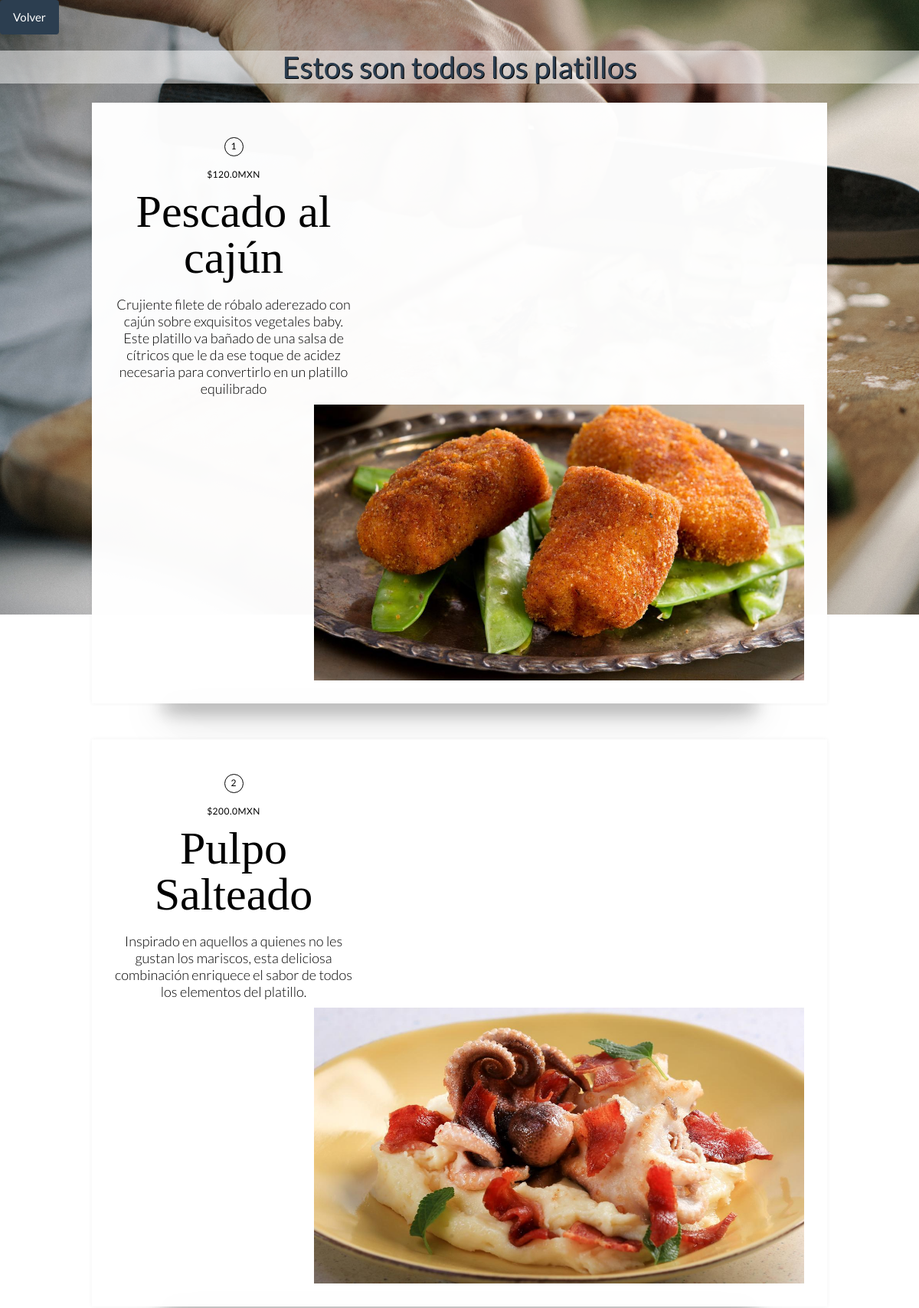
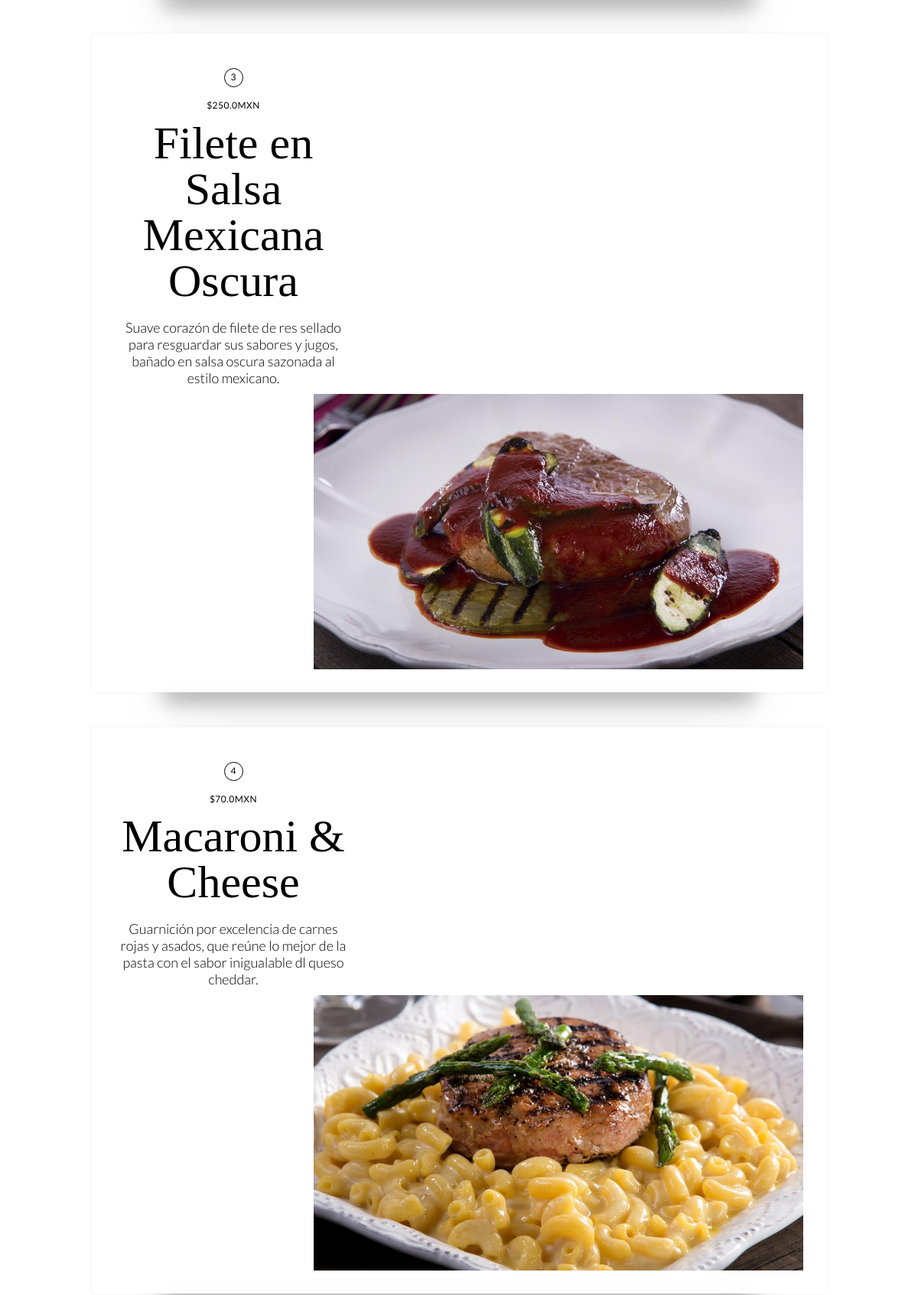
Page /platillo/ver (upper part) on the committed database (2 pictures, top to bottom).
### platillo/models.py (models this page shows, shortened)
class Platillo(models.Model):
    id = models.AutoField(primary_key=True)
    nombre = models.CharField(max_length=200, unique=True)
    descripcion = models.CharField(max_length=500, null=True)
    precio = models.FloatField(null=False, default=0)
    imagen = models.ImageField(null=False, upload_to=directorio_imagen)
    categoria = models.ForeignKey(
        'categoria.Categoria', on_delete=models.CASCADE)
    class Meta:
        db_table = 'platillo'
        verbose_name_plural = "Platillos"

### platillo/views.py (the view)
# urls.py: path('ver', views.VerPlatillos.as_view(), name="ver"),
class VerPlatillos(View):
    template = "platillo/ver_platillos.html"
    def get(self, request):
        platillos = Platillo.objects.all()
        contexto = {"platillos": platillos}
        return render(request, self.template, contexto)

### platillo/templates/platillo/ver_platillos.html (shortened to what this page needs)
{% load static %}
<link rel="stylesheet" type="text/css" href={% static 'platillo/css/ver_platillos.css'%}>
<link rel="stylesheet" href="{% static 'css/bootstrap.min.css' %}">
<div class="return-btn" style="text-align: start">
        <a class="btn btn-primary" href="../../../platillo/">Volver</a>
</div>
<h1>Estos son todos los platillos</h1>
{% for platillo_original in platillos%}
    <div id="{{platillo.id}}">
        <div class="card-container">
  <div class="card u-clearfix">
    <div class="card-body">
      <span class="card-number card-circle subtle">{{platillo_original.id}}</span>
      <span class="card-author subtle">${{platillo_original.precio}}MXN</span>
      <h2 class="card-title">{{platillo_original.nombre}}</h2>
      <span class="card-description subtle">{{platillo_original.descripcion}}</span>
    </div>
    <img src="{{platillo_original.imagen.url}}" alt="" class="card-media" height="360" width="auto"/>
  </div>
</div><br>
    </div>
{% endfor %}

### platillo/static/platillo/css/ver_platillos.css (style rules this page uses)
h1 { margin-top: 30px; background: rgba(255, 255, 255, 0.5); text-shadow: 1px 1px black; }
*, *:before, *:after { box-sizing: inherit; }
.u-clearfix:before, .u-clearfix:after { content: " "; display: table; }
.u-clearfix:after { clear: both; }
.u-clearfix { *zoom: 1; }
.subtle { color: black; }
.card-container { margin: 25px auto 0; position: relative; width: 80vw; }
.card { background-color: rgba(255, 255, 255, 0.979); padding: 30px; position: relative; box-shadow: 0 0 5px rgba(75, 75, 75, 0.07); z-index: 1; }
.card-body { display: inline-block; float: left; width: 310px; }
.card-number { margin-top: 15px; }
.card-circle { border: 1px solid black; border-radius: 50%; display: inline-block; line-height: 22px; font-size: 12px; height: 25px; text-align: center; width: 25px; }
.card-author { display: block; font-size: 12px; letter-spacing: 0.5px; margin: 15px 0 0; text-transform: uppercase; }
.card-title { font-family: "Cormorant Garamond", serif; color: black; font-size: 60px; font-weight: 300; line-height: 60px; margin: 10px 0; }
.card-description { display: inline-block; font-weight: 300; line-height: 22px; margin: 10px 0; font-size: larger; }
.card-media { float: right; }

### rows in the picture
Platillo: id "1", precio "120.0", nombre "Pescado al cajún", descripcion "Crujiente filete de róbalo aderezado con cajún sobre exquisitos vegetales baby. Este platillo va bañado de una salsa de cítricos que le da ese toque de acidez necesaria para convertirlo en un platillo equilibrado", imagen (picture)
Platillo: id "2", precio "200.0", nombre "Pulpo Salteado", descripcion "Inspirado en aquellos a quienes no les gustan los mariscos, esta deliciosa combinación enriquece el sabor de todos los elementos del platillo.", imagen (picture)
Platillo: id "3", precio "250.0", nombre "Filete en Salsa Mexicana Oscura", descripcion "Suave corazón de filete de res sellado para resguardar sus sabores y jugos, bañado en salsa oscura sazonada al estilo mexicano.", imagen (picture)
Platillo: id "4", precio "70.0", nombre "Macaroni & Cheese", descripcion "Guarnición por excelencia de carnes rojas y asados, que reúne lo mejor de la pasta con el sabor inigualable dl queso cheddar.", imagen (picture)
